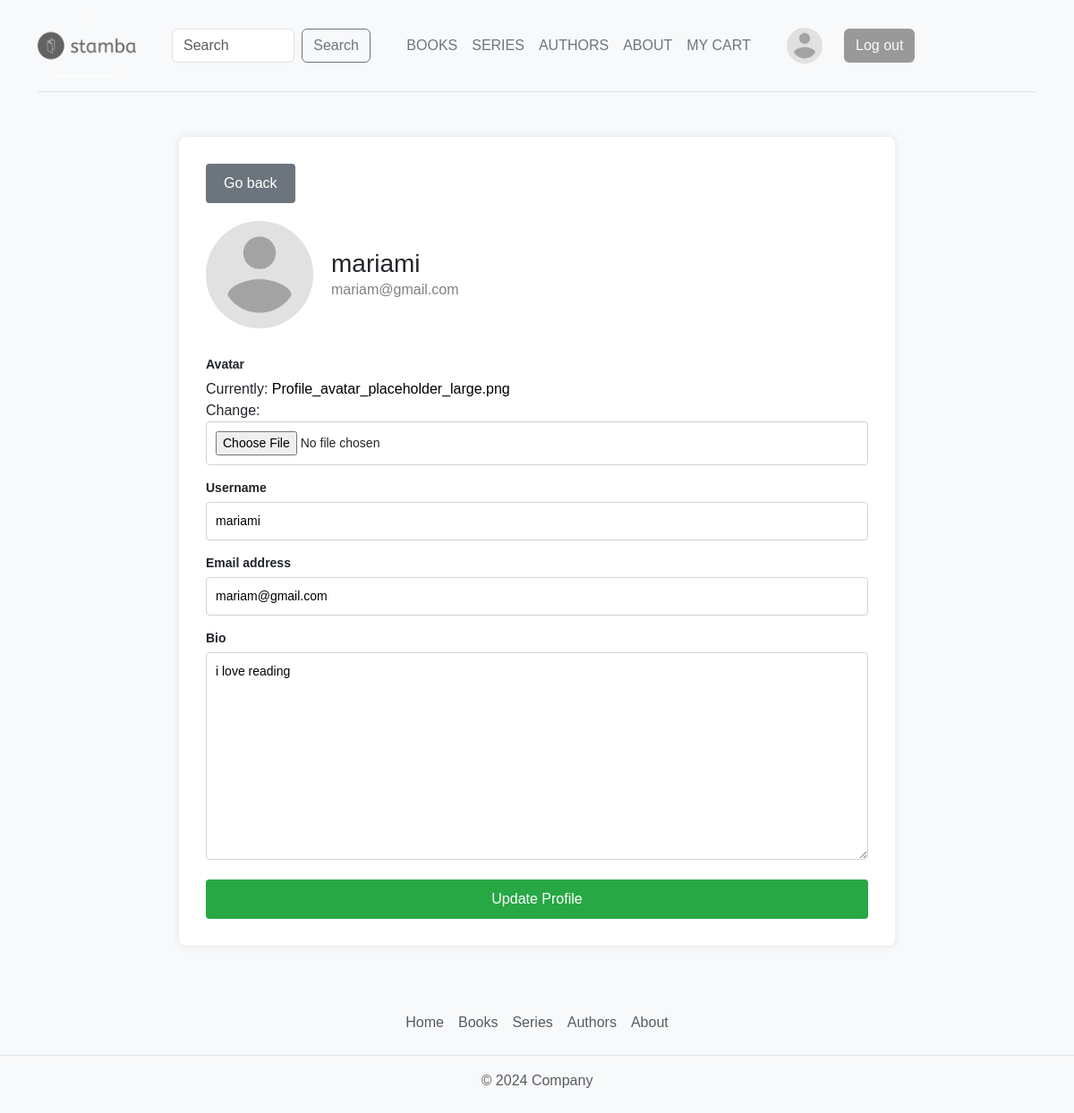
Page /update_user/ (signed in) on the earlier database version.
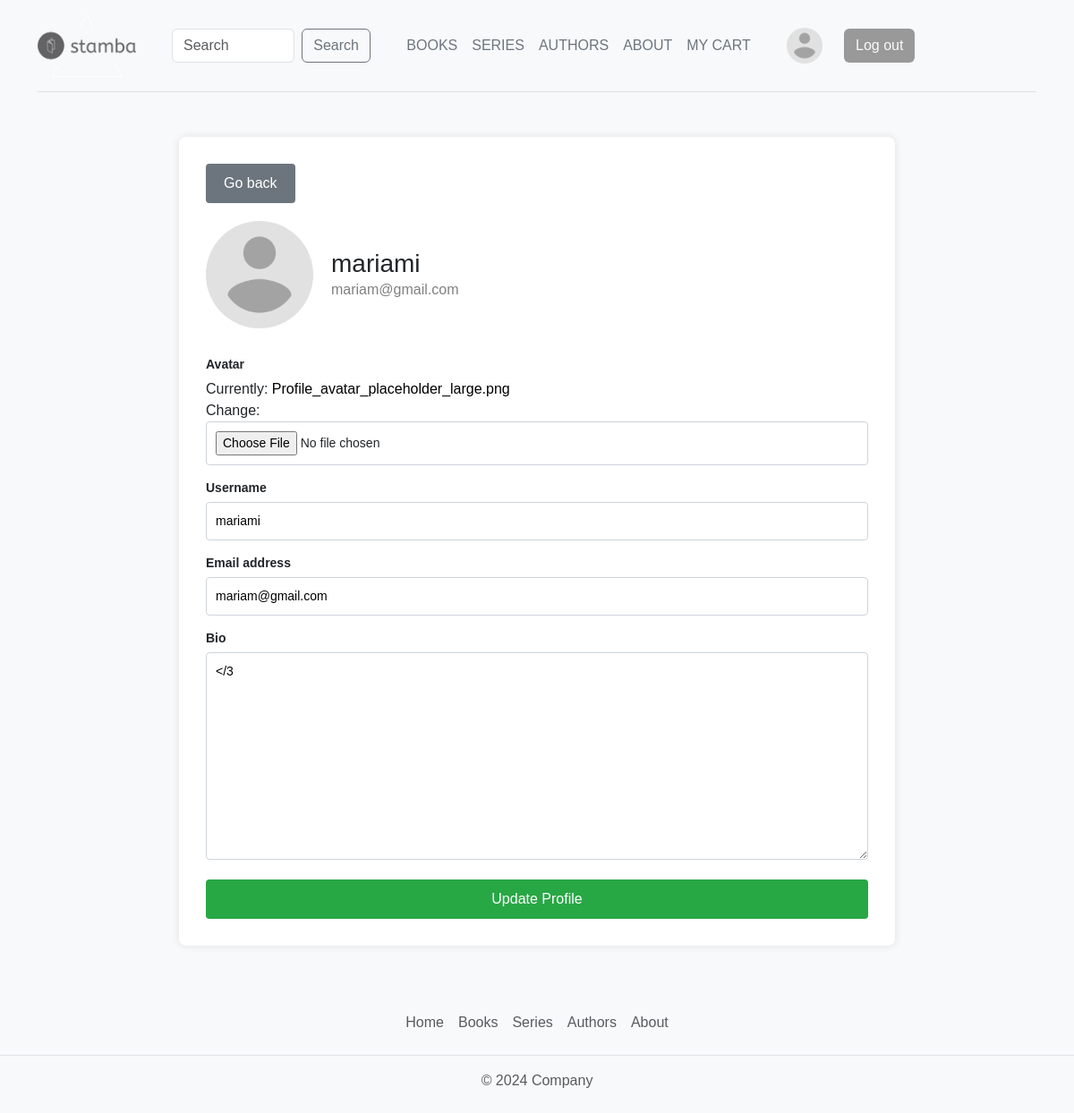
Same page on the later database version.
### base/models.py (models this page shows)
class User(AbstractUser):
    books = models.ManyToManyField(Book, related_name='books', blank=True)
    avatar = models.ImageField(null=True, default='avatar.jpg')
    bio = models.TextField(null=True)

### base/views.py (the view)
# urls.py: path('update_user/', views.update_user, name='update_user'),
@login_required(login_url='login')
def update_user(request):
    search = request.GET.get("search") if request.GET.get('search') != None else ''
    if search:
        price_range = request.GET.get("price_range", None)
        price_ranges = {
            "0-10": (0, 10),
            "10-15": (10, 15),
            "15-20": (15, 20),
            "20-25": (20, 25),
            "25-50": (25, 50),
        }
        books = Book.objects.filter(
            Q(name__icontains=search) | Q(author__name__icontains=search) | Q(genre__name__icontains=search) | Q(categories__name__icontains=search)).distinct()
        if price_range and price_range in price_ranges:
            min_price, max_price = price_ranges[price_range]
            books = books.filter(price__price__gte=min_price, price__price__lte=max_price)
        genres = Genre.objects.all()
        categories = Categories.objects.all()
        context = {
            "books": books,
            "genres": genres,
            "categories": categories,
            "price_ranges": price_ranges,
            "selected_price_range": price_range
        }
        return render(request, 'base/books.html', context)
    else:
        user=request.user
        form=UserForm(instance=user)
        if request.method == 'POST':
            form=UserForm(request.POST, request.FILES, instance=user)
            if form.is_valid():
                form.save()
                return redirect('profile', user.id)
        context = {'form': form}
        return render(request, 'base/update_user.html', context)

### base/forms.py
class UserForm(ModelForm):
    class Meta:
        model=User
        fields=['avatar', 'username', 'email', 'bio']

### base/templates/base/update_user.html (shortened to what this page needs)
{% extends 'main.html' %}
{% block content %}
<div class="container1">
    <div class="button-group">
        <a href="{{ request.META.HTTP_REFERER }}"><button class="btn btn-secondary">Go back</button></a>
    </div>
    <div class="profile-header">
        <img src="{{ request.user.avatar.url }}" alt="Profile Picture">
        <div>
            <h2>{{ request.user.username }}</h2>
            <p>{{ request.user.email }}</p>
        </div>
    </div>
    <form method="POST" action="" enctype="multipart/form-data" class="form">
        {% for field in form %}
        <div class="form-group">
            <label>{{ field.label }}</label>
            {{ field }}
        </div>
        {% endfor %}
        <button type="submit" class="btn btn-success">Update Profile</button>
    </form>
</div>
{% endblock %}

### templates/navbar.html (shortened to what this page needs)
<div class="container">
    <header class="d-flex flex-wrap align-items-center justify-content-between py-3 mb-4 border-bottom">
        <div class="col-md-4 mb-2 mb-md-0 d-flex align-items-center">
            <a class="navbar-brand" href="{% url 'home' %}">
                <img src="../static/images/logo4.png" alt="Bootstrap" width="110" height="70">
            </a>
            <a href="/bookshop/base/static" class="d-inline-flex link-body-emphasis text-decoration-none">
                <svg class="bi" width="40" height="32" role="img" aria-label="Bootstrap"><use xlink:href="#bootstrap"></use></svg>
            </a>
            <form class="d-flex" role="search" action="">
                <input name="search" class="form-control me-2" type="search" placeholder="Search" aria-label="Search">
                <button class="btn btn-outline-secondary link-#526461 --bs-light-border-subtle" type="submit">Search</button>
            </form>
        </div>
        <ul class="nav col-12 col-md-auto mb-2 justify-content-center mb-md-0">
            <li><a href="{% url 'books' %}" class="nav-link px-2 link-secondary">BOOKS</a></li>
            <li><a href="{% url 'series' %}" class="nav-link px-2 link-secondary">SERIES</a></li>
            <li><a href="{% url 'authors' %}" class="nav-link px-2 link-secondary">AUTHORS</a></li>
            <li><a href="{% url 'about' %}" class="nav-link px-2 link-secondary">ABOUT</a></li>
            {% if request.user.is_authenticated %}
            <li><a href="{% url 'cart' user.id %}" class="nav-link px-2 link-secondary">MY CART</a></li>
            {% endif %}
        </ul>
        <div class="col-md-3 text-end d-flex align-items-center" >
            {% if request.user.is_authenticated %}
            <a href="{% url 'profile' request.user.id  %}" class="user-info d-flex align-items-center me-3 text-decoration-none">
                <img src="{{ request.user.avatar.url }}" alt="User Avatar" class="rounded-circle me-2" width="40" height="40">
            </a>
            <a href="{% url 'logout' %}">
                <button type="button" class="btn btn-outline me-2 link-light" style="background-color: #999999">Log out</button>
            </a>
            {% endif %}
        </div>
    </header>
</div>

Differences in the rows shown:
changed User "mariami": bio "i love reading" → "</3"
